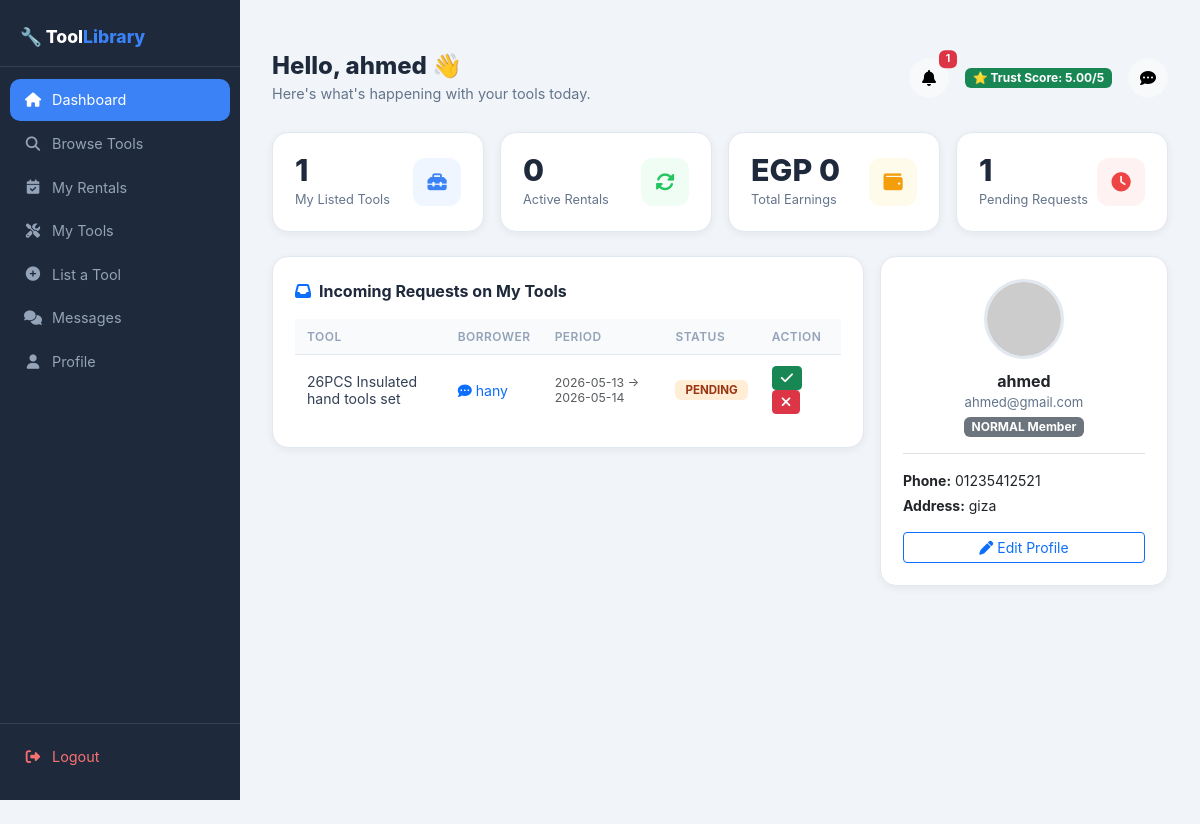
Page /public/dashboard.php (signed in) on the committed database.
### tables this page shows
CREATE TABLE `users` (
  `user_id` int(11) NOT NULL,
  `full_name` varchar(100) NOT NULL,
  `email` varchar(100) NOT NULL,
  `password` varchar(255) NOT NULL,
  `phone` varchar(20) DEFAULT NULL,
  `address` varchar(255) DEFAULT NULL,
  `role` enum('member','librarian','admin') DEFAULT 'member',
  `membership_type` enum('normal','pro') DEFAULT 'normal',
  `status` enum('approved','pending','rejected') DEFAULT 'pending',
  `created_at` timestamp NOT NULL DEFAULT current_timestamp(),
  `trust_score` decimal(3,2) DEFAULT 5.00
);

CREATE TABLE `reservations` (
  `reservation_id` int(11) NOT NULL,
  `user_id` int(11) NOT NULL,
  `tool_id` int(11) NOT NULL,
  `start_date` date NOT NULL,
  `end_date` date NOT NULL,
  `total_price` decimal(10,2) DEFAULT NULL,
  `status` enum('pending','approved','active','completed','rejected') DEFAULT 'pending',
  `created_at` timestamp NOT NULL DEFAULT current_timestamp(),
  `deposit_amount` decimal(10,2) DEFAULT 0.00,
  `payment_status` enum('pending','paid','failed','refunded') DEFAULT 'pending',
  `rental_type` enum('hour','day','week') DEFAULT 'day'
);

CREATE TABLE `tools` (
  `tool_id` int(11) NOT NULL,
  `owner_id` int(11) NOT NULL,
  `tool_name` varchar(100) NOT NULL,
  `category` varchar(50) DEFAULT NULL,
  `description` text DEFAULT NULL,
  `price_per_day` decimal(10,2) NOT NULL,
  `availability_status` enum('pending','available','maintenance','rejected') DEFAULT 'pending',
  `created_at` timestamp NOT NULL DEFAULT current_timestamp(),
  `photo` varchar(255) DEFAULT NULL,
  `price_per_hour` decimal(10,2) DEFAULT 0.00,
  `price_per_week` decimal(10,2) DEFAULT 0.00,
  `deposit_amount` decimal(10,2) DEFAULT 0.00
);

### models/user.php (called while the page is built, shortened)
<?php
class User {
    private $conn;
    public function __construct($database){
        $this->conn = $database;
    }
    public function getUser($id){
        $sql = "SELECT * FROM users WHERE user_id=?";
        $stmt = $this->conn->prepare($sql);
        $stmt->bind_param("i", $id);
        $stmt->execute();
        return $stmt->get_result()->fetch_assoc();
    }
}

### models/notification.php (called while the page is built, shortened)
<?php
class Notification {
    private $conn;
    public function __construct($db){
        $this->conn = $db;
    }
        public function countUnread(int $userId): int {
        $stmt = $this->conn->prepare(
            "SELECT COUNT(*) AS c FROM notifications WHERE user_id = ? AND is_read = 0"
        );
        $stmt->bind_param("i", $userId);
        $stmt->execute();
        return (int) $stmt->get_result()->fetch_assoc()['c'];
    }
}

### public/dashboard.php (the view, shortened to what this page needs)
<?php
require_once("../models/user.php");
require_once("../models/notification.php");
$db   = new Database();
$conn = $db->connect();
$userModel = new User($conn);
$notModel  = new Notification($conn);
$uid      = (int) $_SESSION['user_id'];
$userData = $userModel->getUser($uid);
$notCount = $notModel->countUnread($uid);
$s = $conn->prepare("SELECT COUNT(*) AS c FROM tools WHERE owner_id=?");
$s->bind_param("i",$uid); $s->execute();
$myTools = (int)$s->get_result()->fetch_assoc()['c'];
$s = $conn->prepare("SELECT COUNT(*) AS c FROM reservations WHERE user_id=? AND status='active'");
$s->bind_param("i",$uid); $s->execute();
$activeRentals = (int)$s->get_result()->fetch_assoc()['c'];
$s = $conn->prepare("SELECT COALESCE(SUM(r.total_price),0) AS total FROM reservations r JOIN tools t ON r.tool_id=t.tool_id WHERE t.owner_id=? AND r.status='completed'");
$s->bind_param("i",$uid); $s->execute();
$earnings = (float)$s->get_result()->fetch_assoc()['total'];
$s = $conn->prepare("SELECT COUNT(*) AS c FROM reservations r JOIN tools t ON r.tool_id=t.tool_id WHERE t.owner_id=? AND r.status='pending'");
$s->bind_param("i",$uid); $s->execute();
$pendingCount = (int)$s->get_result()->fetch_assoc()['c'];
$s = $conn->prepare(
    "SELECT r.*, t.tool_name, u.full_name AS borrower_name, u.user_id AS borrower_id
     FROM reservations r
     JOIN tools t ON r.tool_id = t.tool_id
     JOIN users u ON r.user_id = u.user_id
     WHERE t.owner_id = ?
     ORDER BY r.reservation_id DESC
     LIMIT 10"
);
$s->bind_param("i",$uid); $s->execute();
$incomingRequests = $s->get_result();
$trust = $userData['trust_score'] ?? '5.0';
?>
<!DOCTYPE html>
<html lang="en">
<head>
<link href="https://cdn.jsdelivr.net/npm/bootstrap@5.3.3/dist/css/bootstrap.min.css" rel="stylesheet">
<link href="https://cdnjs.cloudflare.com/ajax/libs/font-awesome/6.5.0/css/all.min.css" rel="stylesheet">
</head>
<body>
<div class="sidebar">
  <div class="brand">🔧 Tool<span>Library</span></div>
  <nav>
    <a href="dashboard.php" class="active"><i class="fa fa-house fa-fw"></i> Dashboard</a>
    <a href="search_tool.php"><i class="fa fa-magnifying-glass fa-fw"></i> Browse Tools</a>
    <a href="my_reservation.php"><i class="fa fa-calendar-check fa-fw"></i> My Rentals</a>
    <a href="my_rentals.php"><i class="fa fa-screwdriver-wrench fa-fw"></i> My Tools</a>
    <a href="add_tool.php"><i class="fa fa-plus-circle fa-fw"></i> List a Tool</a>
    <a href="chat_list.php?user=<?php echo $userData['user_id']; ?>"><i class="fa fa-comments fa-fw"></i>Messages</a>
    <a href="manage_profile.php"><i class="fa fa-user fa-fw"></i> Profile</a>
  </nav>
  <div class="bottom">
    <a href="logout.php" style="color:#f87171"><i class="fa fa-right-from-bracket fa-fw"></i> Logout</a>
  </div>
</div>
<div class="main">
  <div class="topbar">
    <div>
      <h2>Hello, <?= htmlspecialchars(explode(' ', $userData['full_name'])[0]) ?> 👋</h2>
      <div class="sub">Here's what's happening with your tools today.</div>
    </div>
    <div class="d-flex align-items-center gap-3">
      <div class="dropdown">
        <button class="btn btn-light rounded-circle position-relative" data-bs-toggle="dropdown" style="width:40px;height:40px;padding:0">
          <i class="fa fa-bell"></i>
        <?php if ($notCount > 0): ?>
        <span class="position-absolute top-0 start-100 translate-middle badge bg-danger" style="font-size:.65rem"><?= $notCount ?></span>
        <?php endif; ?>
        </button>
    </div>
<div class="badge bg-success">
    ⭐ Trust Score: <?= number_format($trust, 2) ?>/5
</div>
      <a href="chat.php" class="btn btn-light rounded-circle" style="width:40px;height:40px;padding:0;display:flex;align-items:center;justify-content:center">
        <i class="fa fa-comment-dots"></i>
      </a>
    </div>
  </div>
  <div class="row g-3 mb-4">
    <div class="col-6 col-xl-3">
      <div class="stat-card">
        <div><div class="num"><?= $myTools ?></div><div class="lbl">My Listed Tools</div></div>
        <div class="icon-box" style="background:#eff6ff;color:#3b82f6"><i class="fa fa-toolbox"></i></div>
      </div>
    </div>
    <div class="col-6 col-xl-3">
      <div class="stat-card">
        <div><div class="num"><?= $activeRentals ?></div><div class="lbl">Active Rentals</div></div>
        <div class="icon-box" style="background:#f0fdf4;color:#22c55e"><i class="fa fa-rotate"></i></div>
      </div>
    </div>
    <div class="col-6 col-xl-3">
      <div class="stat-card">
        <div><div class="num">EGP <?= number_format($earnings,0) ?></div><div class="lbl">Total Earnings</div></div>
        <div class="icon-box" style="background:#fffbeb;color:#f59e0b"><i class="fa fa-wallet"></i></div>
      </div>
    </div>
    <div class="col-6 col-xl-3">
      <div class="stat-card">
        <div>
          <div class="num"><?= $pendingCount ?></div>
          <div class="lbl">Pending Requests</div>
        </div>
        <div class="icon-box" style="background:#fef2f2;color:#ef4444"><i class="fa fa-clock"></i></div>
      </div>
    </div>
  </div>
  <div class="row g-3">
    <div class="col-lg-8">
      <div class="card-box">
        <div class="box-title"><i class="fa fa-inbox text-primary"></i> Incoming Requests on My Tools</div>
        <div class="table-responsive">
          <table class="table tbl mb-0">
            <thead>
              <tr><th>Tool</th><th>Borrower</th><th>Period</th><th>Status</th><th>Action</th></tr>
            </thead>
            <tbody>
            <?php if ($incomingRequests->num_rows === 0): ?>
              <tr><td colspan="5" class="text-center text-muted py-4">No requests yet</td></tr>
            <?php else: while ($row = $incomingRequests->fetch_assoc()): ?>
              <tr>
                <td class="fw-600"><?= htmlspecialchars($row['tool_name']) ?></td>
                <td>
                  <a href="chat.php?to=<?= $row['borrower_id'] ?>" class="text-primary text-decoration-none">
                    <i class="fa fa-comment-dots me-1"></i><?= htmlspecialchars($row['borrower_name']) ?>
                  </a>
                </td>
                <td><small class="text-muted"><?= $row['start_date'] ?> → <?= $row['end_date'] ?></small></td>
                <td>
                  <span class="pill pill-<?= $row['status'] ?>"><?= $row['status'] ?></span>
                </td>
                <td>
                  <?php if ($row['status'] === 'pending'): ?>
                    <a href="?action=approve&id=<?= $row['reservation_id'] ?>" class="btn btn-sm btn-success me-1" title="Approve"><i class="fa fa-check"></i></a>
                    <a href="?action=reject&id=<?= $row['reservation_id'] ?>"  class="btn btn-sm btn-danger"  title="Reject"><i class="fa fa-xmark"></i></a>
                  <?php elseif ($row['status'] === 'approved'): ?>
                    <a href="generate_qr.php?id=<?= $row['reservation_id'] ?>" class="btn btn-sm btn-primary"><i class="fa fa-qrcode me-1"></i>QR Handover</a>
                  <?php elseif ($row['status'] === 'active'): ?>
                    <a href="?action=returned&id=<?= $row['reservation_id'] ?>" class="btn btn-sm btn-warning">Mark Returned</a>
                  <?php else: ?>
                    <span class="text-muted small">—</span>
                  <?php endif; ?>
                </td>
              </tr>
            <?php endwhile; endif; ?>
            </tbody>
          </table>
        </div>
      </div>
    </div>
    <div class="col-lg-4 d-flex flex-column gap-3">
      <div class="card-box profile-box">
        <img src="https://ui-avatars.com/api/?name=<?= urlencode($userData['full_name']) ?>&background=3b82f6&color=fff&size=80" alt="">
        <div class="name"><?= htmlspecialchars($userData['full_name']) ?></div>
        <div class="email mb-1"><?= htmlspecialchars($userData['email']) ?></div>
        <span class="badge bg-<?= $userData['membership_type']==='pro'?'warning text-dark':'secondary' ?> mb-3">
          <?= strtoupper($userData['membership_type']) ?> Member
        </span>
        <div class="text-start border-top pt-3 small">
          <p class="mb-1"><strong>Phone:</strong> <?= htmlspecialchars($userData['phone'] ?? '—') ?></p>
          <p class="mb-3"><strong>Address:</strong> <?= htmlspecialchars($userData['address'] ?? '—') ?></p>
        </div>
        <a href="manage_profile.php" class="btn btn-outline-primary btn-sm w-100">
          <i class="fa fa-pen me-1"></i>Edit Profile
        </a>
      </div>
    </div>
  </div>
</div>
</body>
</html>

### public/dashboard.php (style rules this page uses)
:root { --sidebar: #1e293b; --accent: #3b82f6; --bg: #f1f5f9; }
* { box-sizing: border-box; }
body { background: var(--bg); font-family: 'Inter', sans-serif; margin: 0; }
.sidebar { width: 240px; min-height: 100vh; background: var(--sidebar); position: fixed; top: 0; left: 0; z-index: 100; display: flex; flex-direction: column; }
.sidebar .brand { padding: 24px 20px 16px; font-size: 1.1rem; font-weight: 800; color: #fff; border-bottom: 1px solid #334155; }
.sidebar .brand span { color: var(--accent); }
.sidebar nav { flex: 1; padding: 12px 10px; }
.sidebar a { display: flex; align-items: center; gap: 10px; padding: 10px 14px; border-radius: 10px; color: #94a3b8; text-decoration: none; font-size: .9rem; margin-bottom: 2px; transition: .2s; }
.sidebar a:hover, .sidebar a.active { background: var(--accent); color: #fff; }
.sidebar .bottom { padding: 12px 10px 20px; border-top: 1px solid #334155; }
.main { margin-left: 240px; padding: 28px 32px; min-height: 100vh; }
.topbar { display: flex; justify-content: space-between; align-items: center; margin-bottom: 28px; }
.topbar h2 { font-size: 1.5rem; font-weight: 800; color: #1e293b; margin: 0; }
.topbar .sub { color: #64748b; font-size: .9rem; margin-top: 2px; }
.stat-card { background: #fff; border-radius: 16px; padding: 22px; display: flex; justify-content: space-between; align-items: center; box-shadow: 0 2px 8px rgba(0,0,0,.06); border: 1px solid #e2e8f0; transition: .2s; }
.stat-card .num { font-size: 1.9rem; font-weight: 800; color: #1e293b; line-height: 1; }
.stat-card .lbl { font-size: .8rem; color: #64748b; margin-top: 4px; }
.icon-box { width: 48px; height: 48px; border-radius: 12px; display: flex; align-items: center; justify-content: center; font-size: 1.2rem; }
.card-box { background: #fff; border-radius: 16px; padding: 22px; box-shadow: 0 2px 8px rgba(0,0,0,.06); border: 1px solid #e2e8f0; }
.card-box .box-title { font-weight: 700; font-size: 1rem; color: #1e293b; margin-bottom: 16px; display: flex; align-items: center; gap: 8px; }
.tbl thead th { font-size: .75rem; text-transform: uppercase; letter-spacing: .04em; color: #94a3b8; background: #f8fafc; font-weight: 600; padding: 10px 12px; border-bottom: 1px solid #e2e8f0; }
.tbl td { font-size: .88rem; padding: 11px 12px; vertical-align: middle; border-bottom: 1px solid #f1f5f9; color: #334155; }
.tbl tr:last-child td { border-bottom: none; }
.pill { display: inline-block; padding: 3px 10px; border-radius: 6px; font-size: .72rem; font-weight: 700; text-transform: uppercase; }
.pill-pending { background: #ffedd5; color: #9a3412; }
.profile-box { text-align: center; }
.profile-box img { width: 80px; height: 80px; border-radius: 50%; border: 3px solid #e2e8f0; margin-bottom: 10px; }
.profile-box .name { font-weight: 700; font-size: 1rem; }
.profile-box .email { color: #64748b; font-size: .82rem; }

### rows in the picture
users: full_name "ahmed", trust_score "5.00", email "ahmed@gmail.com", membership_type "NORMAL", phone "01235412521", address "giza"
reservations: tool.tool_name "26PCS Insulated hand tools set", user.full_name "hany", start_date "2026-05-13", end_date "2026-05-14", status "PENDING"

### other values in the picture
$notCount "1"
$myTools "1"
$activeRentals "0"
$earnings "0"
$pendingCount "1"
